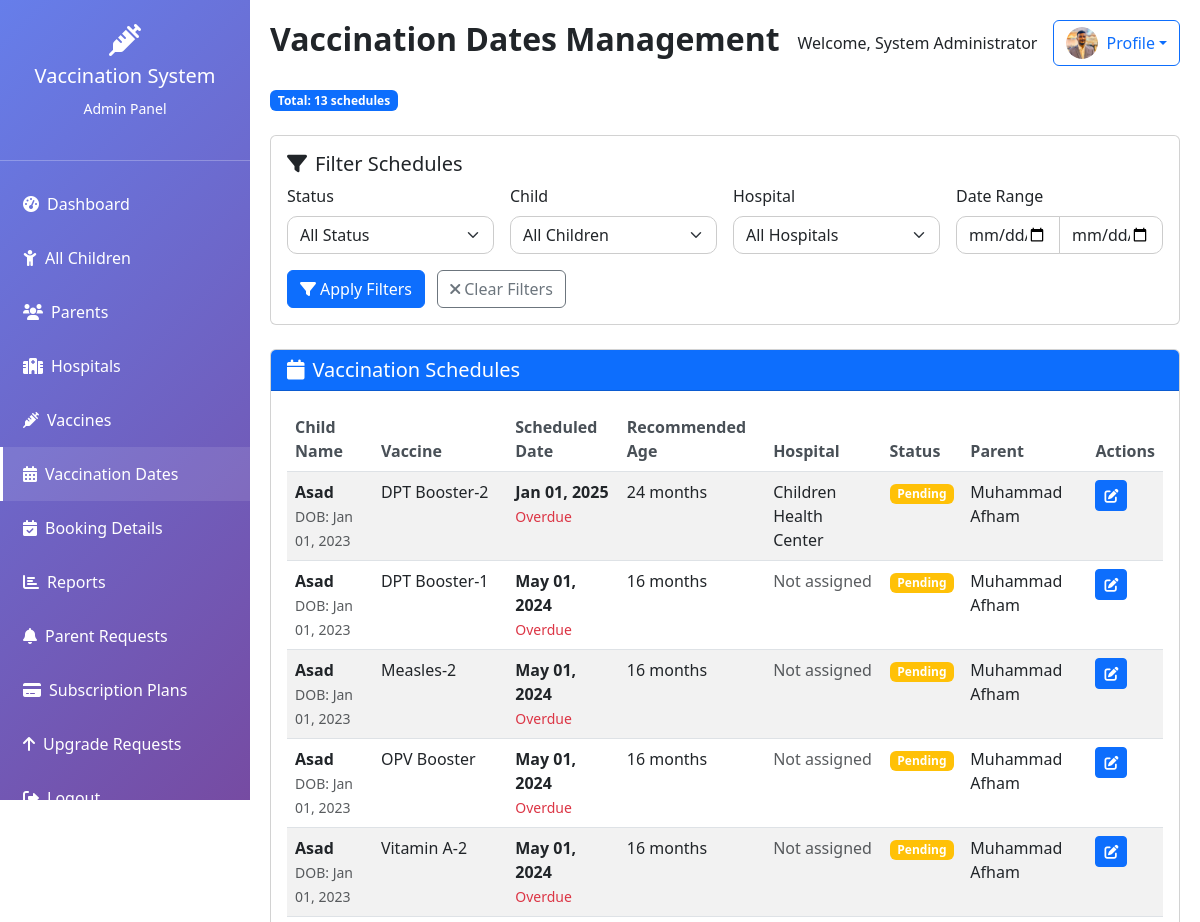
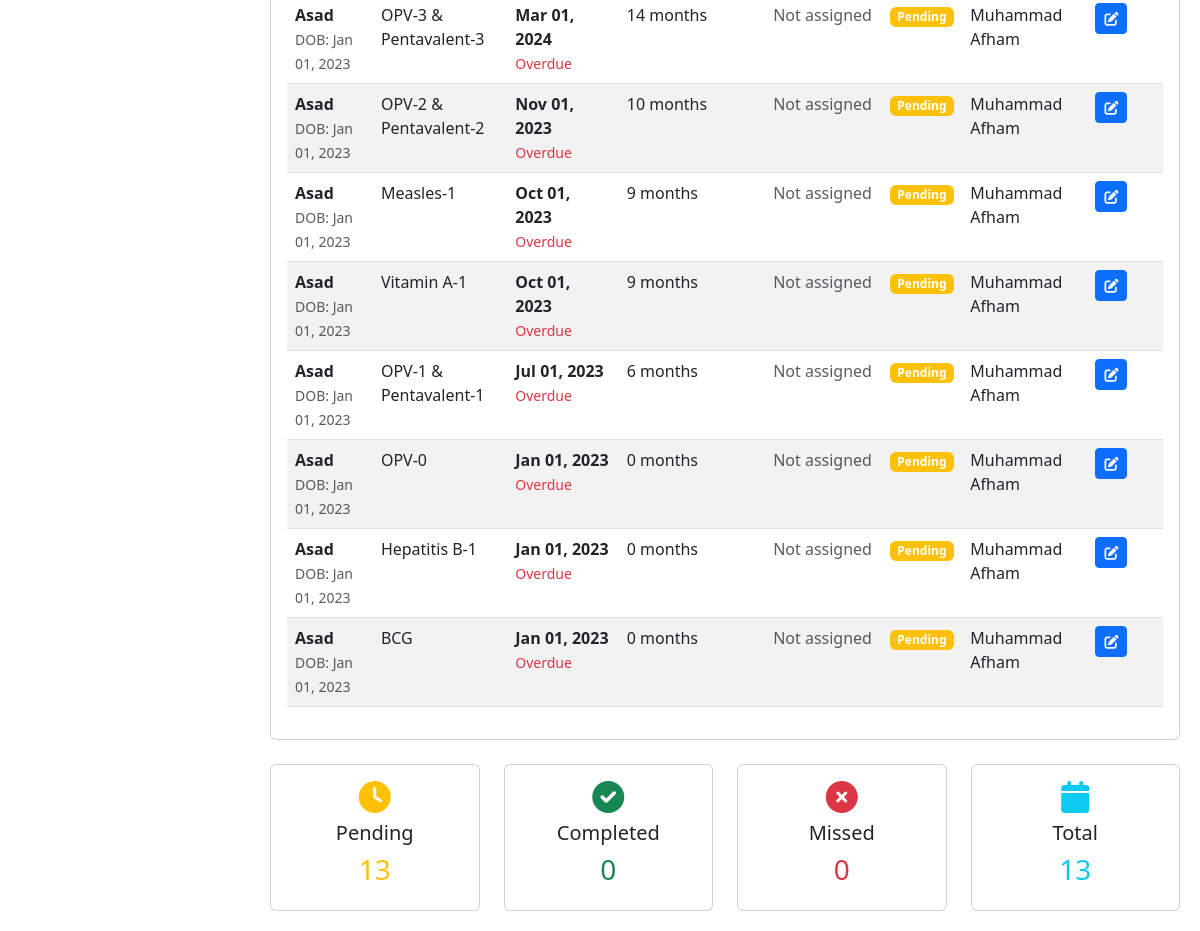
/admin/vaccination_dates.php (signed in), run on the app's committed database (2 pictures, top to bottom).
### tables this page shows
CREATE TABLE `users` (
  `id` int(11) NOT NULL AUTO_INCREMENT,
  `username` varchar(50) NOT NULL,
  `password` varchar(255) NOT NULL,
  `email` varchar(100) NOT NULL,
  `user_type` enum('admin','parent','hospital') NOT NULL,
  `full_name` varchar(100) NOT NULL,
  `phone` varchar(15) DEFAULT NULL,
  `address` text DEFAULT NULL,
  `profile_picture` varchar(255) DEFAULT NULL,
  `created_at` timestamp NOT NULL DEFAULT current_timestamp(),
  `status` enum('active','inactive') DEFAULT 'active',
  PRIMARY KEY (`id`),
  UNIQUE KEY `username` (`username`),
  UNIQUE KEY `email` (`email`)
);

CREATE TABLE `vaccination_schedule` (
  `id` int(11) NOT NULL AUTO_INCREMENT,
  `child_id` int(11) NOT NULL,
  `vaccine_id` int(11) NOT NULL,
  `scheduled_date` date NOT NULL,
  `status` enum('pending','completed','missed') DEFAULT 'pending',
  `hospital_id` int(11) DEFAULT NULL,
  `notes` text DEFAULT NULL,
  `created_at` timestamp NOT NULL DEFAULT current_timestamp(),
  PRIMARY KEY (`id`),
  KEY `child_id` (`child_id`),
  KEY `vaccine_id` (`vaccine_id`),
  KEY `hospital_id` (`hospital_id`),
  CONSTRAINT `vaccination_schedule_ibfk_1` FOREIGN KEY (`child_id`) REFERENCES `children` (`id`) ON DELETE CASCADE,
  CONSTRAINT `vaccination_schedule_ibfk_2` FOREIGN KEY (`vaccine_id`) REFERENCES `vaccines` (`id`) ON DELETE CASCADE,
  CONSTRAINT `vaccination_schedule_ibfk_3` FOREIGN KEY (`hospital_id`) REFERENCES `hospitals` (`id`) ON DELETE SET NULL
);

CREATE TABLE `children` (
  `id` int(11) NOT NULL AUTO_INCREMENT,
  `parent_id` int(11) NOT NULL,
  `name` varchar(100) NOT NULL,
  `date_of_birth` date NOT NULL,
  `gender` enum('male','female','other') NOT NULL,
  `birth_weight` decimal(5,2) DEFAULT NULL,
  `blood_group` varchar(5) DEFAULT NULL,
  `created_at` timestamp NOT NULL DEFAULT current_timestamp(),
  PRIMARY KEY (`id`),
  KEY `parent_id` (`parent_id`),
  CONSTRAINT `children_ibfk_1` FOREIGN KEY (`parent_id`) REFERENCES `users` (`id`) ON DELETE CASCADE
);

CREATE TABLE `vaccines` (
  `id` int(11) NOT NULL AUTO_INCREMENT,
  `name` varchar(100) NOT NULL,
  `description` text DEFAULT NULL,
  `recommended_age_months` int(11) NOT NULL,
  `dosage` varchar(50) DEFAULT NULL,
  `manufacturer` varchar(100) DEFAULT NULL,
  `status` enum('available','unavailable') DEFAULT 'available',
  `created_at` timestamp NOT NULL DEFAULT current_timestamp(),
  PRIMARY KEY (`id`)
);

CREATE TABLE `hospitals` (
  `id` int(11) NOT NULL AUTO_INCREMENT,
  `name` varchar(200) NOT NULL,
  `address` text NOT NULL,
  `phone` varchar(15) DEFAULT NULL,
  `email` varchar(100) DEFAULT NULL,
  `contact_person` varchar(100) DEFAULT NULL,
  `latitude` decimal(10,8) DEFAULT NULL,
  `longitude` decimal(11,8) DEFAULT NULL,
  `created_at` timestamp NOT NULL DEFAULT current_timestamp(),
  `status` enum('active','inactive') DEFAULT 'active',
  PRIMARY KEY (`id`)
);

### admin/vaccination_dates.php (the view, shortened to what this page needs)
<?php
$database = new Database();
$db = $database->getConnection();
$where_clause = '';
$query = "SELECT vs.*, c.name as child_name, c.date_of_birth,
                 v.name as vaccine_name, v.recommended_age_months,
                 h.name as hospital_name, u.full_name as parent_name
          FROM vaccination_schedule vs
          JOIN children c ON vs.child_id = c.id
          JOIN vaccines v ON vs.vaccine_id = v.id
          JOIN users u ON c.parent_id = u.id
          LEFT JOIN hospitals h ON vs.hospital_id = h.id
          $where_clause
          ORDER BY vs.scheduled_date DESC, vs.created_at DESC";
$stmt = $db->prepare($query);
$stmt->execute();
$schedules = $stmt->fetchAll(PDO::FETCH_ASSOC);
$page_heading = "Vaccination Dates Management";
?>
        <div class="d-flex justify-content-between align-items-center mb-4">
            <span class="badge bg-primary">Total: <?php echo count($schedules); ?> schedules</span>
        </div>
        <div class="card mb-4">
            <div class="card-body">
                <h5 class="card-title"><i class="fas fa-filter me-2"></i>Filter Schedules</h5>
                <form method="GET" class="row g-3">
                    <div class="col-md-3">
                        <label class="form-label">Status</label>
                        <select class="form-select" name="status">
                            <option value="">All Status</option>
                        </select>
                    </div>
                    <div class="col-md-3">
                        <label class="form-label">Child</label>
                        <select class="form-select" name="child_id">
                            <option value="">All Children</option>
                        </select>
                    </div>
                    <div class="col-md-3">
                        <label class="form-label">Hospital</label>
                        <select class="form-select" name="hospital_id">
                            <option value="">All Hospitals</option>
                        </select>
                    </div>
                    <div class="col-md-3">
                        <label class="form-label">Date Range</label>
                        <div class="input-group">
                            <input type="date" class="form-control" name="date_from" value="<?php echo $_GET['date_from'] ?? ''; ?>" placeholder="From">
                            <input type="date" class="form-control" name="date_to" value="<?php echo $_GET['date_to'] ?? ''; ?>" placeholder="To">
                        </div>
                    </div>
                    <div class="col-12">
                        <button type="submit" class="btn btn-primary me-2">
                            <i class="fas fa-filter me-1"></i>Apply Filters
                        </button>
                        <a href="vaccination_dates.php" class="btn btn-outline-secondary">
                            <i class="fas fa-times me-1"></i>Clear Filters
                        </a>
                    </div>
                </form>
            </div>
        </div>
        <div class="card">
            <div class="card-header bg-primary text-white">
                <h5 class="mb-0"><i class="fas fa-calendar me-2"></i>Vaccination Schedules</h5>
            </div>
            <div class="card-body">
                <?php if (count($schedules) > 0): ?>
                    <div class="table-responsive">
                        <table class="table table-striped">
                            <thead>
                                <tr>
                                    <th>Child Name</th>
                                    <th>Vaccine</th>
                                    <th>Scheduled Date</th>
                                    <th>Recommended Age</th>
                                    <th>Hospital</th>
                                    <th>Status</th>
                                    <th>Parent</th>
                                    <th>Actions</th>
                                </tr>
                            </thead>
                            <tbody>
                                <?php foreach ($schedules as $schedule):
                                ?>
                                    <tr>
                                        <td>
                                            <strong><?php echo htmlspecialchars($schedule['child_name']); ?></strong>
                                            <br>
                                            <small class="text-muted">DOB: <?php echo date('M d, Y', strtotime($schedule['date_of_birth'])); ?></small>
                                        </td>
                                        <td><?php echo htmlspecialchars($schedule['vaccine_name']); ?></td>
                                        <td>
                                            <strong><?php echo date('M d, Y', strtotime($schedule['scheduled_date'])); ?></strong>
                                            <?php if (strtotime($schedule['scheduled_date']) < time() && $schedule['status'] === 'pending'): ?>
                                                <br>
                                                <small class="text-danger">Overdue</small>
                                            <?php endif; ?>
                                        </td>
                                        <td><?php echo $schedule['recommended_age_months']; ?> months</td>
                                        <td>
                                            <?php if ($schedule['hospital_name']): ?>
                                                <?php echo htmlspecialchars($schedule['hospital_name']); ?>
                                            <?php else: ?>
                                                <span class="text-muted">Not assigned</span>
                                            <?php endif; ?>
                                        </td>
                                        <td>
                                            <span class="badge bg-<?php
                                                switch($schedule['status']) {
                                                    default: echo 'warning';
                                                }
                                            ?>">
                                                <?php echo ucfirst($schedule['status']); ?>
                                            </span>
                                        </td>
                                        <td><?php echo htmlspecialchars($schedule['parent_name']); ?></td>
                                        <td>
                                            <button class="btn btn-sm btn-primary"
                                                    data-bs-toggle="modal"
                                                    data-bs-target="#updateModal"
                                                    data-schedule-id="<?php echo $schedule['id']; ?>"
                                                    data-current-status="<?php echo $schedule['status']; ?>"
                                                    data-current-hospital="<?php echo $schedule['hospital_id']; ?>"
                                                    data-current-notes="<?php echo htmlspecialchars($schedule['notes'] ?? ''); ?>">
                                                <i class="fas fa-edit"></i>
                                            </button>
                                        </td>
                                    </tr>
                                <?php endforeach; ?>
                            </tbody>
                        </table>
                    </div>
                <?php endif; ?>
            </div>
        </div>
        <div class="row mt-4">
            <div class="col-md-3">
                <div class="card text-center">
                    <div class="card-body">
                        <i class="fas fa-clock fa-2x text-warning mb-2"></i>
                        <h5>Pending</h5>
                        <h3 class="text-warning">
                            <?php echo count(array_filter($schedules, fn($s) => $s['status'] === 'pending')); ?>
                        </h3>
                    </div>
                </div>
            </div>
            <div class="col-md-3">
                <div class="card text-center">
                    <div class="card-body">
                        <i class="fas fa-check-circle fa-2x text-success mb-2"></i>
                        <h5>Completed</h5>
                        <h3 class="text-success">
                            <?php echo count(array_filter($schedules, fn($s) => $s['status'] === 'completed')); ?>
                        </h3>
                    </div>
                </div>
            </div>
            <div class="col-md-3">
                <div class="card text-center">
                    <div class="card-body">
                        <i class="fas fa-times-circle fa-2x text-danger mb-2"></i>
                        <h5>Missed</h5>
                        <h3 class="text-danger">
                            <?php echo count(array_filter($schedules, fn($s) => $s['status'] === 'missed')); ?>
                        </h3>
                    </div>
                </div>
            </div>
            <div class="col-md-3">
                <div class="card text-center">
                    <div class="card-body">
                        <i class="fas fa-calendar fa-2x text-info mb-2"></i>
                        <h5>Total</h5>
                        <h3 class="text-info"><?php echo count($schedules); ?></h3>
                    </div>
                </div>
            </div>
        </div>
<?php
$content = ob_get_clean();
include 'includes/template.php';
?>

### admin/includes/template.php (shortened to what this page needs)
<?php
$database = new Database();
$db = $database->getConnection();
$profile_picture_query = "SELECT profile_picture FROM users WHERE id = :user_id";
$profile_stmt = $db->prepare($profile_picture_query);
$profile_stmt->bindParam(':user_id', $_SESSION['user_id']);
$profile_stmt->execute();
$user_profile = $profile_stmt->fetch(PDO::FETCH_ASSOC);
?>
<!DOCTYPE html>
<html lang="en">
<head>
    <link href="https://cdn.jsdelivr.net/npm/bootstrap@5.3.0/dist/css/bootstrap.min.css" rel="stylesheet">
    <link href="https://cdnjs.cloudflare.com/ajax/libs/font-awesome/6.0.0/css/all.min.css" rel="stylesheet">
</head>
<body>
    <?php include 'sidebar.php'; ?>
    <div class="main-content">
        <div class="d-flex justify-content-between align-items-center mb-4">
            <h2 class="fw-bold"><?php echo isset($page_heading) ? $page_heading : 'Admin Dashboard'; ?></h2>
            <div class="d-flex align-items-center">
                <span class="me-3">Welcome, <?php echo $_SESSION['full_name']; ?></span>
                <div class="dropdown">
                    <button class="btn btn-outline-primary dropdown-toggle d-flex align-items-center" type="button" data-bs-toggle="dropdown">
                        <?php if (!empty($user_profile['profile_picture'])): ?>
                            <img src="../uploads/profile_pictures/<?php echo htmlspecialchars($user_profile['profile_picture']); ?>"
                                 class="rounded-circle me-2"
                                 style="width: 32px; height: 32px; object-fit: cover;"
                                 alt="Profile">
                        <?php else: ?>
                            <i class="fas fa-user me-1"></i>
                        <?php endif; ?>
                        Profile
                    </button>
                </div>
            </div>
        </div>
        <div class="content-area">
            <?php
            if (isset($content)) {
                echo $content;
            }
            ?>
        </div>
    </div>
</body>
</html>

### admin/includes/template.php (style rules this page uses)
.main-content { margin-left: 250px; padding: 20px; min-height: 100vh; }
.form-control, .form-select { border-radius: 10px; box-shadow: none; border: 1px solid #ccc; }
.table th { border-top: none; font-weight: 600; color: #495057; }

### data on the page
users: profile_picture (picture)
vaccination_schedule: child.name "Asad", child.date_of_birth "Jan 01, 2023", vaccine.name "DPT Booster-2", scheduled_date "Jan 01, 2025", shows "Overdue", vaccine.recommended_age_months "24", hospital.name "Children Health Center", status "Pending", users.full_name "Muhammad Afham"
vaccination_schedule: child.name "Asad", child.date_of_birth "Jan 01, 2023", vaccine.name "DPT Booster-1", scheduled_date "May 01, 2024", shows "Overdue", vaccine.recommended_age_months "16", shows "Not assigned", status "Pending", users.full_name "Muhammad Afham"
vaccination_schedule: child.name "Asad", child.date_of_birth "Jan 01, 2023", vaccine.name "Measles-2", scheduled_date "May 01, 2024", shows "Overdue", vaccine.recommended_age_months "16", shows "Not assigned", status "Pending", users.full_name "Muhammad Afham"
vaccination_schedule: child.name "Asad", child.date_of_birth "Jan 01, 2023", vaccine.name "OPV Booster", scheduled_date "May 01, 2024", shows "Overdue", vaccine.recommended_age_months "16", shows "Not assigned", status "Pending", users.full_name "Muhammad Afham"
vaccination_schedule: child.name "Asad", child.date_of_birth "Jan 01, 2023", vaccine.name "Vitamin A-2", scheduled_date "May 01, 2024", shows "Overdue", vaccine.recommended_age_months "16", shows "Not assigned", status "Pending", users.full_name "Muhammad Afham"
vaccination_schedule: child.name "Asad", child.date_of_birth "Jan 01, 2023", vaccine.name "OPV-3 & Pentavalent-3", scheduled_date "Mar 01, 2024", shows "Overdue", vaccine.recommended_age_months "14", shows "Not assigned", status "Pending", users.full_name "Muhammad Afham"
vaccination_schedule: child.name "Asad", child.date_of_birth "Jan 01, 2023", vaccine.name "OPV-2 & Pentavalent-2", scheduled_date "Nov 01, 2023", shows "Overdue", vaccine.recommended_age_months "10", shows "Not assigned", status "Pending", users.full_name "Muhammad Afham"
vaccination_schedule: child.name "Asad", child.date_of_birth "Jan 01, 2023", vaccine.name "Measles-1", scheduled_date "Oct 01, 2023", shows "Overdue", vaccine.recommended_age_months "9", shows "Not assigned", status "Pending", users.full_name "Muhammad Afham"
vaccination_schedule: child.name "Asad", child.date_of_birth "Jan 01, 2023", vaccine.name "Vitamin A-1", scheduled_date "Oct 01, 2023", shows "Overdue", vaccine.recommended_age_months "9", shows "Not assigned", status "Pending", users.full_name "Muhammad Afham"
vaccination_schedule: child.name "Asad", child.date_of_birth "Jan 01, 2023", vaccine.name "OPV-1 & Pentavalent-1", scheduled_date "Jul 01, 2023", shows "Overdue", vaccine.recommended_age_months "6", shows "Not assigned", status "Pending", users.full_name "Muhammad Afham"
vaccination_schedule: child.name "Asad", child.date_of_birth "Jan 01, 2023", vaccine.name "OPV-0", scheduled_date "Jan 01, 2023", shows "Overdue", vaccine.recommended_age_months "0", shows "Not assigned", status "Pending", users.full_name "Muhammad Afham"
vaccination_schedule: child.name "Asad", child.date_of_birth "Jan 01, 2023", vaccine.name "Hepatitis B-1", scheduled_date "Jan 01, 2023", shows "Overdue", vaccine.recommended_age_months "0", shows "Not assigned", status "Pending", users.full_name "Muhammad Afham"
vaccination_schedule: child.name "Asad", child.date_of_birth "Jan 01, 2023", vaccine.name "BCG", scheduled_date "Jan 01, 2023", shows "Overdue", vaccine.recommended_age_months "0", shows "Not assigned", status "Pending", users.full_name "Muhammad Afham"

### other printed values
$page_heading "Vaccination Dates Management"
$_SESSION['full_name'] "System Administrator"
count($schedules) "13"
count(array_filter($schedules, fn($s) => $s['status'] === 'pending')) "13"
count(array_filter($schedules, fn($s) => $s['status'] === 'missed')) "0"
